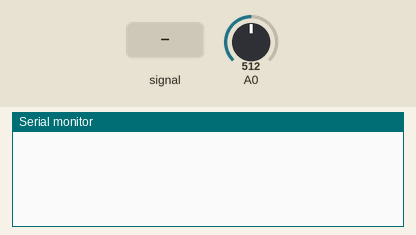
Simulated run of this sketch. Board: Arduino Uno, built with avr-gcc and run on an emulated ATmega328P. Shown: the last lines printed to the serial monitor. The inputs (shaded band) are chosen by the test bench; at power-on: A0 = 512.

Above: at 1.2 s.
1.3 s: A0 fed a 200 Hz sine of ±81 counts around its level
At 2.7 s:
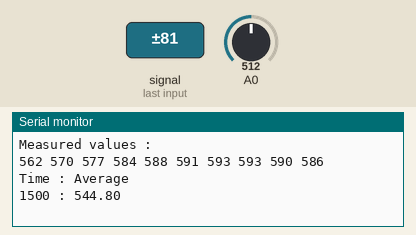
3.0 s: A0 set to 716
At 4.1 s:
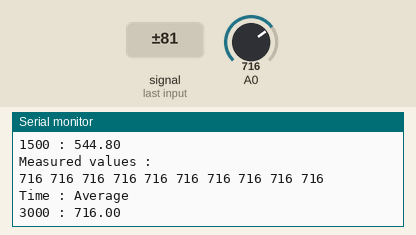
4.5 s: A0 fed a 1000 Hz sine of ±255 counts around its level
At 5.3 s:
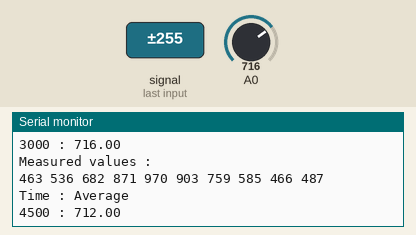
6.0 s: A0 set to 900
At 6.4 s:
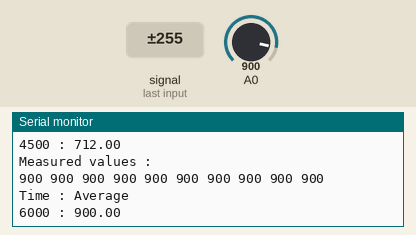
Timing chart, 0 to 8.5 s (numbered marks = the images above; inputs shaded):
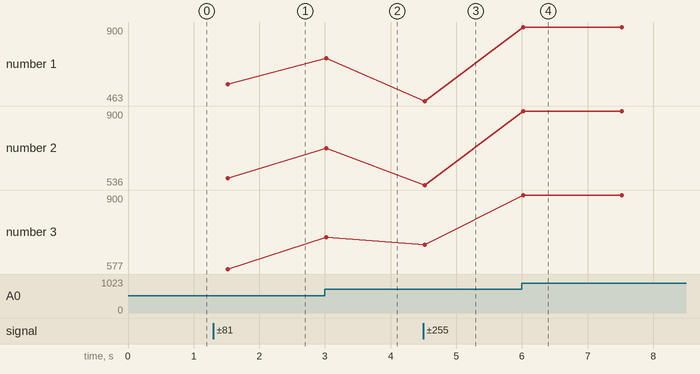

Measured:
- after the input at 1.3 s, the serial monitor: prints a new line after 0.22 s (image 1)
- after the input at 3.0 s, the serial monitor: prints a new line at once (image 2)
- after the input at 4.5 s, the serial monitor: prints a new line at once (image 3)
- after the input at 6.0 s, the serial monitor: prints a new line at once (image 4)
- plotted number 1: 562 → 716 after the input at 3.0 s, 716 → 463 after the input at 4.5 s, 463 → 900 after the input at 6.0 s
- plotted number 2: 570 → 716 after the input at 3.0 s, 716 → 536 after the input at 4.5 s, 536 → 900 after the input at 6.0 s
- plotted number 3: 577 → 716 after the input at 3.0 s, 716 → 682 after the input at 4.5 s, 682 → 900 after the input at 6.0 s

The sketch:

ADC_ENG.ino
```cpp
#define RINGBUFFER_SIZE 10
volatile uint16_t adcBuffer[RINGBUFFER_SIZE];  // Array to store ADC values
volatile int sampleCount = 0;                  // Counter to track number of collected samples
volatile float average = 0;                    // To store the calculated average value

unsigned long previousMillis1500ms = 0;
unsigned long previousMillis10ms = 0;
const long interval1500ms = 1500;
const long interval10ms = 10;

// Flag to indicate whether new data is ready (used inside ISR)
volatile bool isDataReady = false;

void setup() {
  Serial.begin(9600);
  ADMUX = 0;
  ADCSRA = 0;
  ADCSRB = 0;

  // ADC Configuration

  ADCSRA |= (1 << ADEN);
  ADCSRA |= (1 << ADPS0) | (1 << ADPS1) | (1 << ADPS2);

  ADMUX |= (1 << REFS0);
  ADCSRA |= (1 << ADATE);  // Auto Trigger Enable

  // Trigger Conditions

  ADCSRB &= ~((1 << ADTS0) | (1 << ADTS1) | (1 << ADTS2));

  // Interrupts activated

  ADCSRA |= (1 << ADIE);

  sei();

}

void loop() {

  unsigned long currentMillis = millis();

  // Every 10ms, trigger ADC conversion

  if (currentMillis - previousMillis10ms >= interval10ms) {
    previousMillis10ms = currentMillis;

    // Begin Wandlung

    ADCSRA |= (1 << ADSC);
  }

if (currentMillis - previousMillis1500ms >= interval1500ms) {
    previousMillis1500ms = currentMillis;

  // Print the buffer contents

  Serial.println("Measured values : ");

  for (int i = 0; i < RINGBUFFER_SIZE; i++) {
    Serial.print(adcBuffer[i]);
    Serial.print(" ");
  }

  Serial.println(" ");
  Serial.println("Time : Average ");
  Serial.print(currentMillis);
  Serial.print(" : ");
  Serial.print(average);
  Serial.println(" ");

  // Reset the sample count for the next cycle
  sampleCount = 0;

  // Reset the flag for next cycle
  isDataReady = false;
}
}
// ADC Interrupt Service Routine

ISR(ADC_vect) {

  // Store the ADC value in the buffer
  adcBuffer[sampleCount] = ADC;

  // Increment sample count
  sampleCount++;

  // If we reach the buffer size, calculate the average and reset
  if (sampleCount >= RINGBUFFER_SIZE) {

    average = 0;

    for (int i = 0; i < RINGBUFFER_SIZE; i++) {
      average += adcBuffer[i];
    }
    average /= RINGBUFFER_SIZE;

    // Set the flag to indicate data is ready for processing
    isDataReady = true;

    // Reset sampleCount for the next cycle
    sampleCount = 0;
  }
}
```
